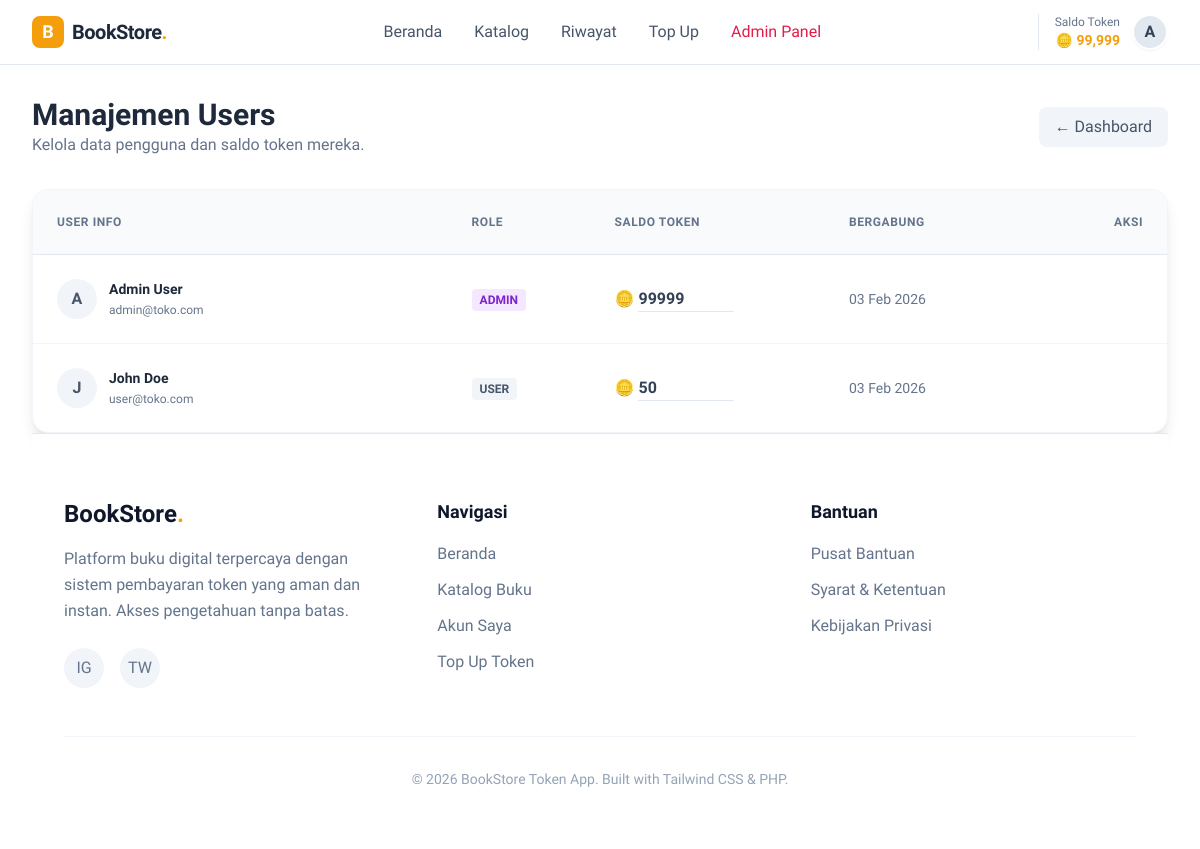
The app's page /index.php?page=admin_users (signed in) with its own data.
### tables this page shows
CREATE TABLE users (
    id INT AUTO_INCREMENT PRIMARY KEY,
    name VARCHAR(100) NOT NULL,
    email VARCHAR(100) NOT NULL UNIQUE,
    password VARCHAR(255) NOT NULL,
    role ENUM('admin', 'user') DEFAULT 'user',
    tokens INT DEFAULT 0,
    created_at TIMESTAMP DEFAULT CURRENT_TIMESTAMP
);

### includes/functions.php (called while the page is built, shortened)
<?php
function isLoggedIn()
{
    return isset($_SESSION['user_id']);
}
function isAdmin()
{
    return isset($_SESSION['role']) && $_SESSION['role'] === 'admin';
}
function getUserTokenBalance($pdo, $user_id)
{
    $stmt = $pdo->prepare("SELECT tokens FROM users WHERE id = ?");
    $stmt->execute([$user_id]);
    return $stmt->fetchColumn() ?: 0;
}
?>

### pages/admin_users.php (the view, shortened to what this page needs)
<?php
$stmt = $pdo->query("SELECT * FROM users ORDER BY created_at DESC");
$users = $stmt->fetchAll();
?>
<div class="flex justify-between items-center mb-8">
    <div>
        <h2 class="text-3xl font-bold text-slate-800">Manajemen Users</h2>
        <p class="text-slate-500">Kelola data pengguna dan saldo token mereka.</p>
    </div>
    <a href="index.php?page=admin"
        class="px-4 py-2 bg-slate-100 text-slate-600 rounded-lg hover:bg-slate-200 font-medium transition-colors">
        &larr; Dashboard
    </a>
</div>
<div class="bg-white rounded-2xl shadow-lg border border-slate-100 overflow-hidden">
    <div class="overflow-x-auto">
        <table class="w-full text-left border-collapse">
            <thead>
                <tr class="bg-slate-50 border-b border-slate-200 text-xs uppercase tracking-wider text-slate-500">
                    <th class="p-6 font-bold">User Info</th>
                    <th class="p-6 font-bold">Role</th>
                    <th class="p-6 font-bold">Saldo Token</th>
                    <th class="p-6 font-bold">Bergabung</th>
                    <th class="p-6 font-bold text-right">Aksi</th>
                </tr>
            </thead>
            <tbody class="divide-y divide-slate-100">
                <?php foreach ($users as $u): ?>
                    <tr class="hover:bg-slate-50 transition-colors group">
                        <form method="POST">
                            <td class="p-6">
                                <div class="flex items-center gap-3">
                                    <div
                                        class="w-10 h-10 rounded-full bg-slate-100 flex items-center justify-center text-slate-600 font-bold">
                                        <?= substr($u['name'], 0, 1) ?>
                                    </div>
                                    <div>
                                        <input type="text" name="name" value="<?= htmlspecialchars($u['name']) ?>"
                                            class="block w-full font-bold text-slate-800 bg-transparent border-b border-transparent focus:border-primary outline-none text-sm mb-0.5">
                                        <input type="text" name="email" value="<?= htmlspecialchars($u['email']) ?>"
                                            class="block w-full text-xs text-slate-500 bg-transparent border-b border-transparent focus:border-primary outline-none">
                                    </div>
                                </div>
                            </td>
                            <td class="p-6">
                                <span
                                    class="px-2 py-1 rounded text-xs font-bold <?= $u['role'] === 'admin' ? 'bg-purple-100 text-purple-700' : 'bg-slate-100 text-slate-600' ?>">
                                    <?= strtoupper($u['role']) ?>
                                </span>
                            </td>
                            <td class="p-6">
                                <div class="flex items-center gap-1">
                                    <span>🪙</span>
                                    <input type="number" name="tokens" value="<?= $u['tokens'] ?>"
                                        class="w-24 bg-transparent border-b border-slate-200 focus:border-primary outline-none font-bold text-slate-700">
                                </div>
                            </td>
                            <td class="p-6 text-sm text-slate-500">
                                <?= date('d M Y', strtotime($u['created_at'])) ?>
                            </td>
                            <td class="p-6 text-right">
                            </td>
                        </form>
                    </tr>
                <?php endforeach; ?>
            </tbody>
        </table>
    </div>
</div>

### includes/header.php (shortened to what this page needs)
<!DOCTYPE html>
<html lang="id">
<head>
    <script src="https://cdn.tailwindcss.com"></script>
</head>
<body>
    <?php
    $current_tokens = 0;
    if (isLoggedIn() && isset($pdo)) {
        $current_tokens = getUserTokenBalance($pdo, $_SESSION['user_id']);
    }
    ?>
    <nav class="sticky top-0 z-50 bg-white/80 backdrop-blur-md border-b border-slate-200">
        <div class="max-w-7xl mx-auto px-4 sm:px-6 lg:px-8">
            <div class="flex justify-between items-center h-16">
                <div class="flex-shrink-0 flex items-center gap-2">
                    <div
                        class="w-8 h-8 bg-primary rounded-lg flex items-center justify-center text-white font-bold text-lg">
                        B</div>
                    <a href="index.php" class="font-bold text-xl text-slate-800 tracking-tight">BookStore<span
                            class="text-primary">.</span></a>
                </div>
                <div class="hidden md:flex space-x-8 items-center">
                    <a href="index.php"
                        class="text-slate-600 hover:text-primary font-medium transition-colors">Beranda</a>
                    <a href="index.php?page=home#katalog"
                        class="text-slate-600 hover:text-primary font-medium transition-colors">Katalog</a>
                    <?php if (isLoggedIn()): ?>
                        <a href="index.php?page=history"
                            class="text-slate-600 hover:text-primary font-medium transition-colors">Riwayat</a>
                        <a href="index.php?page=topup"
                            class="text-slate-600 hover:text-primary font-medium transition-colors">Top Up</a>
                        <?php if (isAdmin()): ?>
                            <a href="index.php?page=admin"
                                class="text-rose-600 hover:text-rose-700 font-medium transition-colors">Admin Panel</a>
                        <?php endif; ?>
                    <?php endif; ?>
                </div>
                <div class="flex items-center gap-4">
                    <?php if (isLoggedIn()): ?>
                        <div class="flex items-center gap-3 pl-4 border-l border-slate-200">
                            <div class="hidden sm:flex flex-col items-end">
                                <span class="text-xs text-slate-500">Saldo Token</span>
                                <span class="text-sm font-bold text-primary">🪙 <?= number_format($current_tokens) ?></span>
                            </div>
                            <div class="relative group">
                                <a href="index.php?page=profile">
                                    <div
                                        class="w-9 h-9 rounded-full bg-slate-200 flex items-center justify-center text-slate-700 font-bold border-2 border-white shadow-sm cursor-pointer hover:bg-slate-300 transition-colors">
                                        <?= substr($_SESSION['user_name'] ?? 'U', 0, 1) ?>
                                    </div>
                                </a>
                            </div>
                        </div>
                    <?php endif; ?>
                </div>
            </div>
        </div>
    </nav>
    <div class="max-w-7xl mx-auto px-4 sm:px-6 lg:px-8 py-8 min-h-screen">

### records on screen
users: tokens "99,999", name "A", name "Admin User", email "admin@toko.com", role "ADMIN", tokens "99999", created_at "03 Feb 2026"
users: name "J", name "John Doe", email "user@toko.com", role "USER", tokens "50", created_at "03 Feb 2026"

### other values on screen
substr($_SESSION['user_name'] ?? 'U', 0, 1) "A"
